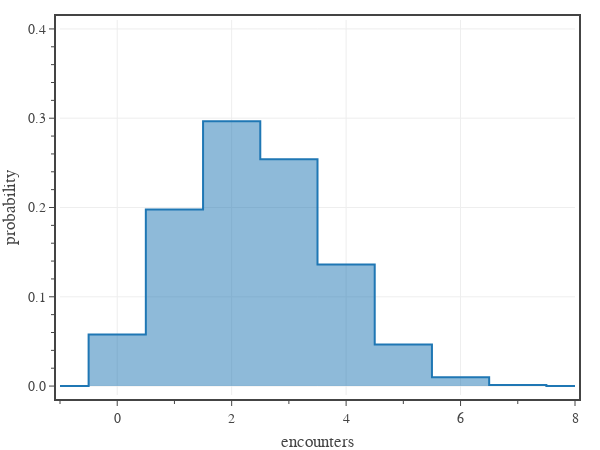

This figure's notebook cell:
### Code cell
# Fig 2: Shows the probability distribution for the number of encounters might occur after eight rolls
# create figure
fig = go.Figure(
    layout=go.Layout(
        template=tfb.FIG_TEMPLATE,
        xaxis=dict(
            title_text='encounters',
            range=[-1, 8],
            tick0=0, dtick=2,
            minor=dict(tick0=0, dtick=1),
        ),
        yaxis=dict(
            title_text='probability',
            range=[-0.01,0.41],
            tickformat='.1f',
            tick0=0, dtick=0.1,
            minor=dict(tick0=0, dtick=0.02),
        ),
        legend=dict(
            xanchor='right', yanchor='top',
            x=1.00, y=1.00,
            orientation='v',
            tracegroupgap=0,
        )
    )
)

p_enc = 0.3
p_non = 0.7
d = Die({0: 7, 1: 3})

for days in [8]:
    rolls = days @ d
    keys = list(range(-1, days+2))

    fig.add_trace(go.Scatter(
        x=keys,
        y=[rolls.probability(k) for k in keys],
        name=f'days {days}',
        #line_color=COLOR_LIST[i],
        line_shape='hvh',
        fill='tozeroy',
        mode='lines',
        #hoveron='points',
        hovertemplate=
            f'<b>{days} days</b><br>'+
            'encounters %{x:.0f}<br>'+
            'probability %{y:.1%}<extra></extra>',
    ))
    print(rolls.mean(), rolls.median(), rolls.sd())


# show figure
fig.update_layout(width=600, height=450)
fig.show(config=tfb.FIG_CONFIG)

# save figures
if SAVEFIGS:
    fig.update_layout(autosize=True, width=None, height=None)
    tfb.save_fig_html(fig, format='large', name=f'./fig-example-encounter-distribution-large')
    tfb.save_fig_html(fig, format='small', name=f'./fig-example-encounter-distribution-small')

### Figure 1 — Plotly figure (JSON) as saved in the notebook; plotly's stock layout.template omitted (floating-point values rounded to 4 significant figures)
{"data": [{"fill": "tozeroy", "hovertemplate": "<b>8 days</b><br>encounters %{x:.0f}<br>probability %{y:.1%}<extra></extra>", "line": {"shape": "hvh"}, "mode": "lines", "name": "days 8", "type": "scatter", "x": [-1, 0, 1, 2, 3, 4, 5, 6, 7, 8, 9], "y": [0, 0.05765, 0.1977, 0.2965, 0.2541, 0.1361, 0.04668, 0.01, 0.001225, 6.561e-05, 0]}], "layout": {"height": 450, "legend": {"orientation": "v", "tracegroupgap": 0, "x": 1, "xanchor": "right", "y": 1, "yanchor": "top"}, "width": 600, "xaxis": {"dtick": 2, "minor": {"dtick": 1, "tick0": 0}, "range": [-1, 8], "tick0": 0, "title": {"text": "encounters"}}, "yaxis": {"dtick": 0.1, "minor": {"dtick": 0.02, "tick0": 0}, "range": [-0.01, 0.41], "tick0": 0, "tickformat": ".1f", "title": {"text": "probability"}}}}
